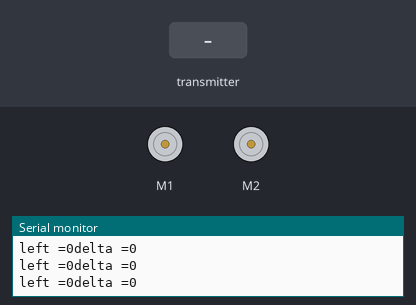
Recording of a sketch running on a simulated Arduino Uno, built with avr-gcc and run on an emulated ATmega328P. Shown: 2 × DC motor (green arrow = forward, orange = backward, longer = faster), the last lines printed to the serial monitor. The inputs (shaded band) are chosen by the test bench. No radio packets arrive unless stated.

Above: at 1.2 s.
1.3 s: the transmitter starts sending data.0 = 0
At 2.0 s:
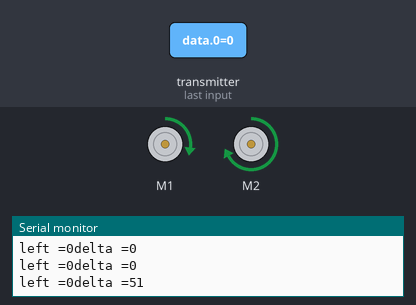
Timing chart, 0 to 4.3 s (numbered marks = the images above; inputs shaded):
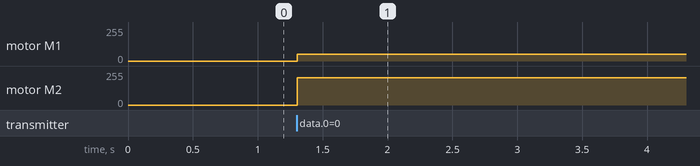

Measured:
- after the input at 1.3 s, motor M1: stopped → forward 51/255 at once; motor M2: stopped → forward 205/255 at once

The sketch:

AdeeptMotorOwn2.ino
```cpp
/***********************************************************/
#include <Servo.h>


/***********************************************************/
#include <Wire.h>
#include <Adafruit_MotorShield.h>

Adafruit_MotorShield AFMS; // = Adafruit_MotorShield();
// motors
Adafruit_DCMotor* motorLinks = AFMS.getMotor(1);
Adafruit_DCMotor* motorRechts = AFMS.getMotor(2);

int center1 = -1;
int center2 = -1;
int speedOld = -1;
int dirOld = -1;

// directions
//int dir[] = {FORWARD,BACKWARD,RELEASE};
//String textDir[] = {"FORWARD","BACKWARD","RELEASE"};

/***********************************************************/
// radio
#include <SPI.h>
#include "RF24.h"


RF24 radio(9, 10);              // define the object to control NRF24L01
byte addresses[][6] = {"007", "001"};
int data[9] = {512, 512, 0, 512, 512, 512, 1, 1, 1}; // define array used to save the communication data
int mode = 1;

/***********************************************************/

void setup() {
  Serial.begin(115200);

  Serial.println("init motor");
  AFMS.begin();
  motorLinks->setSpeed(0);
  motorRechts->setSpeed(0);
  motorLinks->run(BACKWARD);
  motorRechts->run(BACKWARD);


      center1 = 512; //data[1];
      speedOld  = 512; // data[1];


      center2 = 512; //  data[0];
      dirOld= 512; //  data[0];


  Serial.println("init rf");
  radio.begin();                      // initialize RF24
  radio.setRetries(0, 15);            // set retries times
  radio.setPALevel(RF24_PA_LOW);      // set power
  radio.openWritingPipe(addresses[0]);
  radio.openReadingPipe(1, addresses[1]);
  radio.startListening();             // start monitoring

}

int shrink(int val) {
  if (val > 199) return 199;
  return val;
}


int span = 10;
int dir = BACKWARD;
int delta1 = 0;
int delta2 = 0;
int curSpeed = 0;

void drive(int speed, int dir) {


    dirOld = dir;

    // do some calculation for the steering
    // value 0 to 1024 center is ~512
    if (dir > center2) { // left

      // get a value between 0 and 255/5
      // substract the dir from center 2 to get a value between 0 and 512
      // divide by 2 to get a value between 0 and 255
      // divide by 5 to get 1/5 of value, higher values are possible but makes the steering difficult
      int val =  shrink((center2 - dir) / 2) / 5;
      delta1 = val;
      delta2 = -val;

    } else { // right

      // get a value between 0 and 255/5
      // substract center2 to get a value under 512, divide by 2 to get a value betwee 0 and 256
      // divide by 5 to get 1/5 of value, higher values are possible but makes the steering difficult
      int val =  shrink((dir - center2) / 2) / 5;
      delta1 = -val;
      delta2 = val;
    }


    // do some speed calculation, shrink() shrinks the max value to a value that makes max seep + steering smaller 255
    if (speed < center1) {
      curSpeed = shrink((center1 - speed) / 2);
      dir  = BACKWARD;
    } else {
      curSpeed = shrink((speed - center1) / 2 );
      dir  = FORWARD;
    }

  motorLinks->run(dir);
  motorRechts->run(dir);
  motorLinks->setSpeed(curSpeed + delta1);
  motorRechts->setSpeed(curSpeed + delta2);


  Serial.print("left =");
  Serial.print(String(curSpeed));
  Serial.print("delta =");
  Serial.println(String(delta1));
}
void loop()
{
  //    receiveData();
  if (mode == 1 || mode == 3) {
    radio.startListening();             // start monitoring
    receiveData();

    //      for (int i = 0; i < 9; i++) {
    //        Serial.print("(" + String(i) + ")");
    //        Serial.print(data[i]);
    //        Serial.print("; ");
    //      }
    //      Serial.println(".");

    drive(data[1], data[0]);

  }
}


void receiveData() {
  if ( radio.available()) {            // if receive the data
    while (radio.available()) {         // read all the data
      radio.read( data, sizeof(data) ); // read data
    }
    if (mode != data[2]) {
      // control the buzzer
      //tone(buzzerPin, 2000);
      //delay(500);
      //noTone(buzzerPin);
    }
    mode = data[2];

    // control the buzzer
    //      tone(buzzerPin, 2000);
    //      noTone(buzzerPin);
  }

}
```
